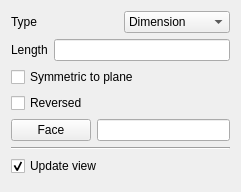
<?xml version="1.0" encoding="UTF-8"?>
<ui version="4.0">
 <class>PartDesignGui::TaskPocketParameters</class>
 <widget class="QWidget" name="PartDesignGui::TaskPocketParameters">
  <property name="geometry">
   <rect>
    <x>0</x>
    <y>0</y>
    <width>241</width>
    <height>192</height>
   </rect>
  </property>
  <property name="sizePolicy">
   <sizepolicy hsizetype="Preferred" vsizetype="Preferred">
    <horstretch>0</horstretch>
    <verstretch>0</verstretch>
   </sizepolicy>
  </property>
  <property name="minimumSize">
   <size>
    <width>233</width>
    <height>134</height>
   </size>
  </property>
  <property name="windowTitle">
   <string>Form</string>
  </property>
  <layout class="QVBoxLayout" name="verticalLayout">
   <item>
    <layout class="QHBoxLayout" name="horizontalLayout">
     <item>
      <widget class="QLabel" name="textLabel1">
       <property name="text">
        <string>Type</string>
       </property>
      </widget>
     </item>
     <item>
      <widget class="QComboBox" name="changeMode">
       <item>
        <property name="text">
         <string>Dimension</string>
        </property>
       </item>
      </widget>
     </item>
    </layout>
   </item>
   <item>
    <layout class="QHBoxLayout" name="horizontalLayout_2">
     <item>
      <widget class="QLabel" name="label">
       <property name="text">
        <string>Length</string>
       </property>
      </widget>
     </item>
     <item>
      <widget class="Gui::InputField" name="pocketLength"/>
     </item>
    </layout>
   </item>
   <item>
    <widget class="QCheckBox" name="checkBoxMidplane">
     <property name="enabled">
      <bool>true</bool>
     </property>
     <property name="text">
      <string>Symmetric to plane</string>
     </property>
    </widget>
   </item>
   <item>
    <widget class="QCheckBox" name="checkBoxReversed">
     <property name="enabled">
      <bool>true</bool>
     </property>
     <property name="text">
      <string>Reversed</string>
     </property>
    </widget>
   </item>
   <item>
    <layout class="QHBoxLayout" name="horizontalLayout_3">
     <item>
      <widget class="QPushButton" name="buttonFace">
       <property name="text">
        <string>Face</string>
       </property>
      </widget>
     </item>
     <item>
      <widget class="QLineEdit" name="lineFaceName"/>
     </item>
    </layout>
   </item>
   <item>
    <widget class="Line" name="line">
     <property name="orientation">
      <enum>Qt::Horizontal</enum>
     </property>
    </widget>
   </item>
   <item>
    <widget class="QCheckBox" name="checkBoxUpdateView">
     <property name="text">
      <string>Update view</string>
     </property>
     <property name="checked">
      <bool>true</bool>
     </property>
    </widget>
   </item>
  </layout>
 </widget>
 <customwidgets>
  <customwidget>
   <class>Gui::InputField</class>
   <extends>QLineEdit</extends>
   <header>Gui/InputField.h</header>
  </customwidget>
 </customwidgets>
 <resources/>
 <connections/>
</ui>
